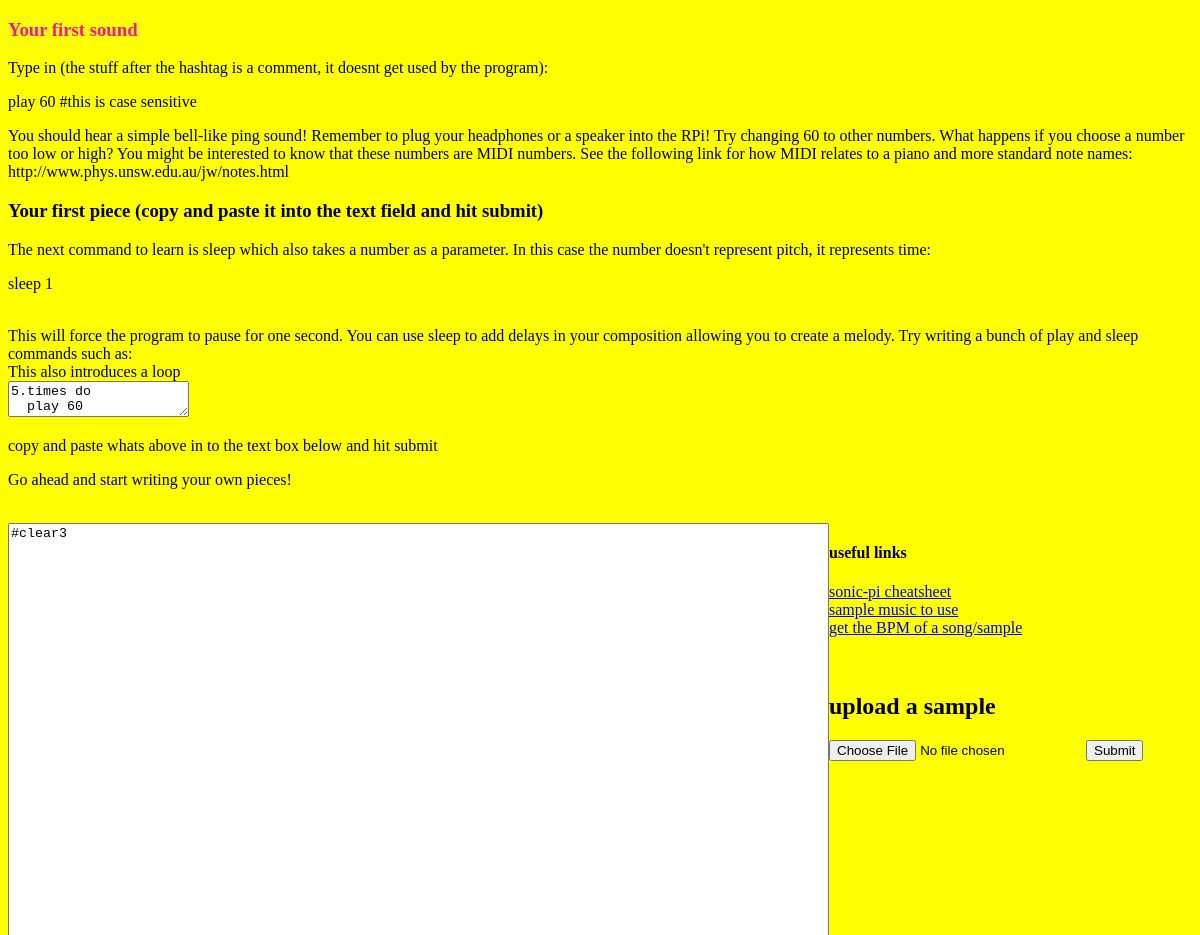
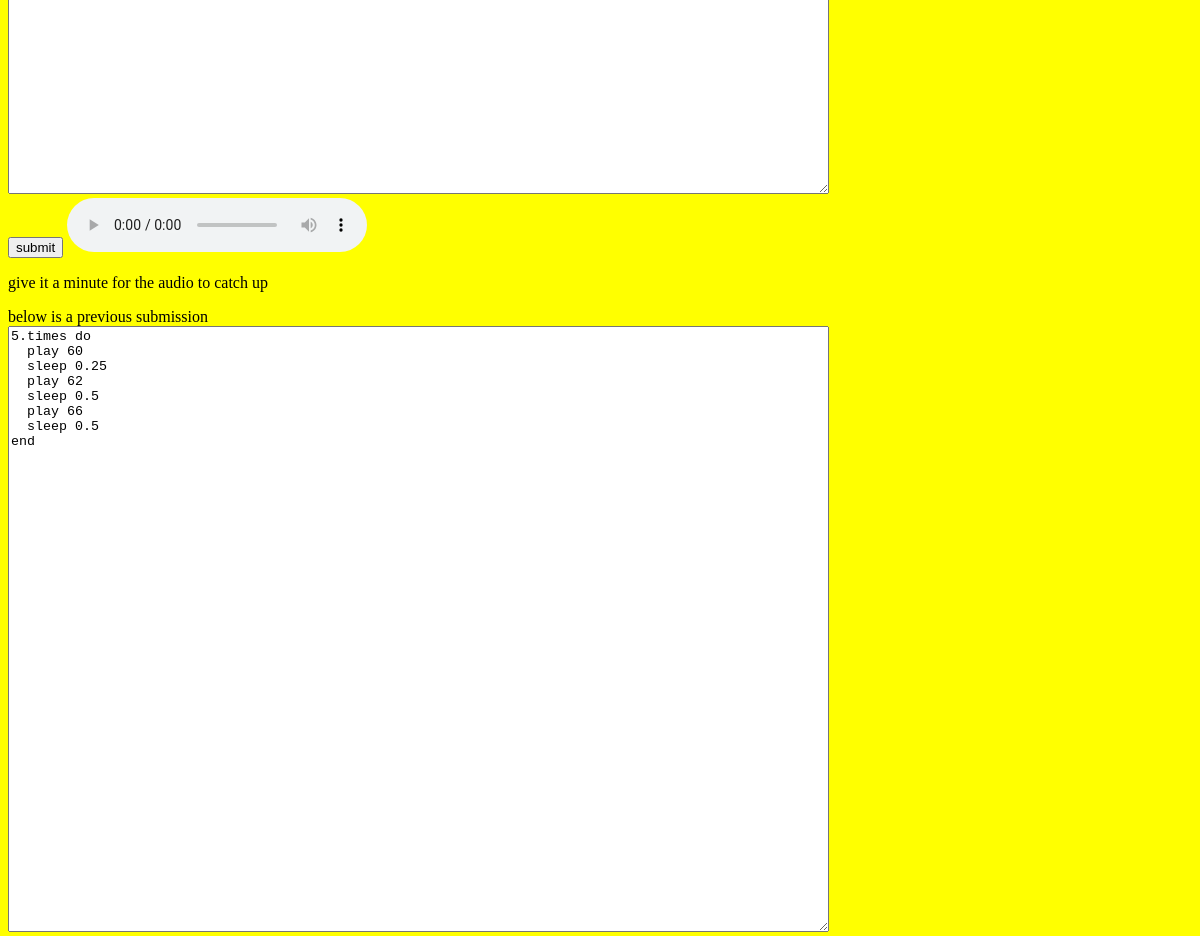
Before: / with the older database file (2 pictures, top to bottom).
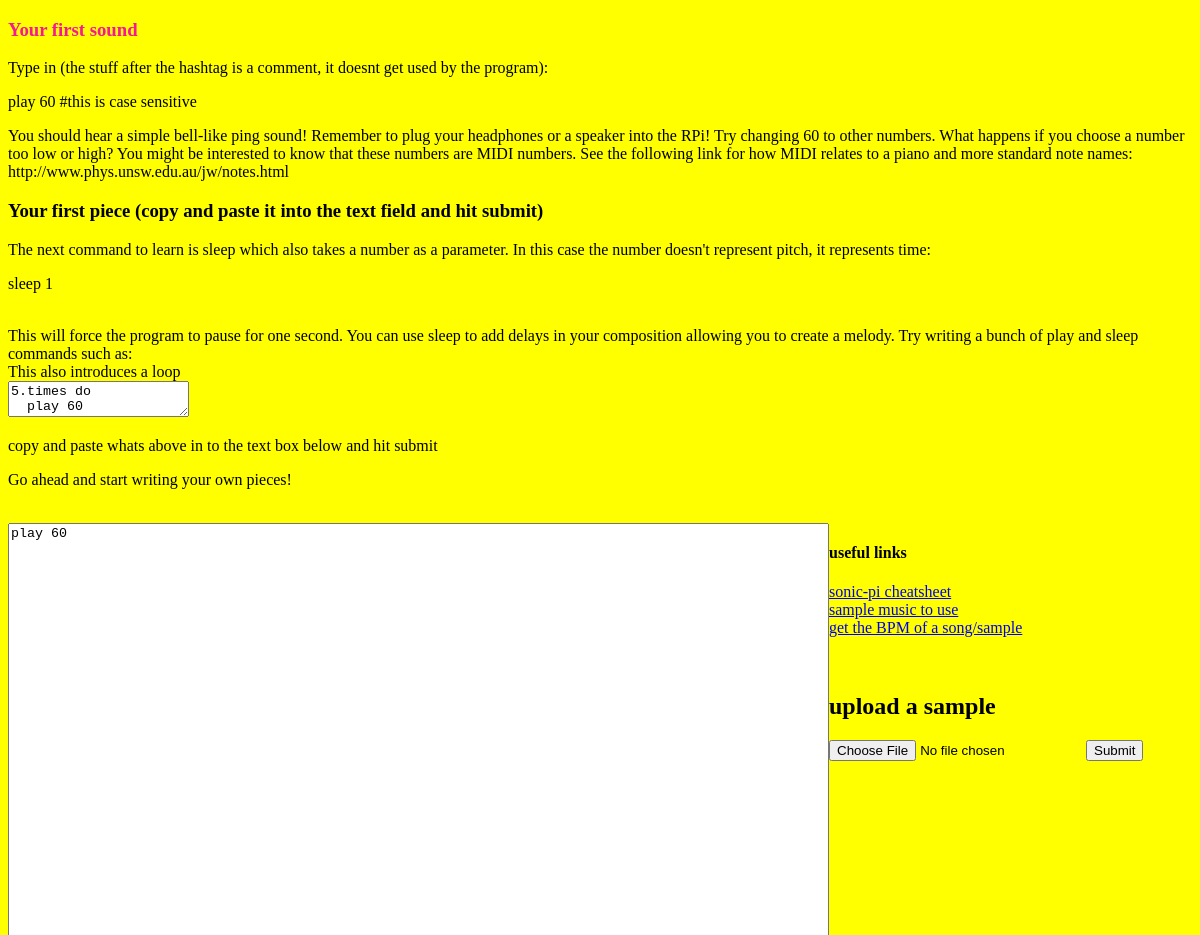
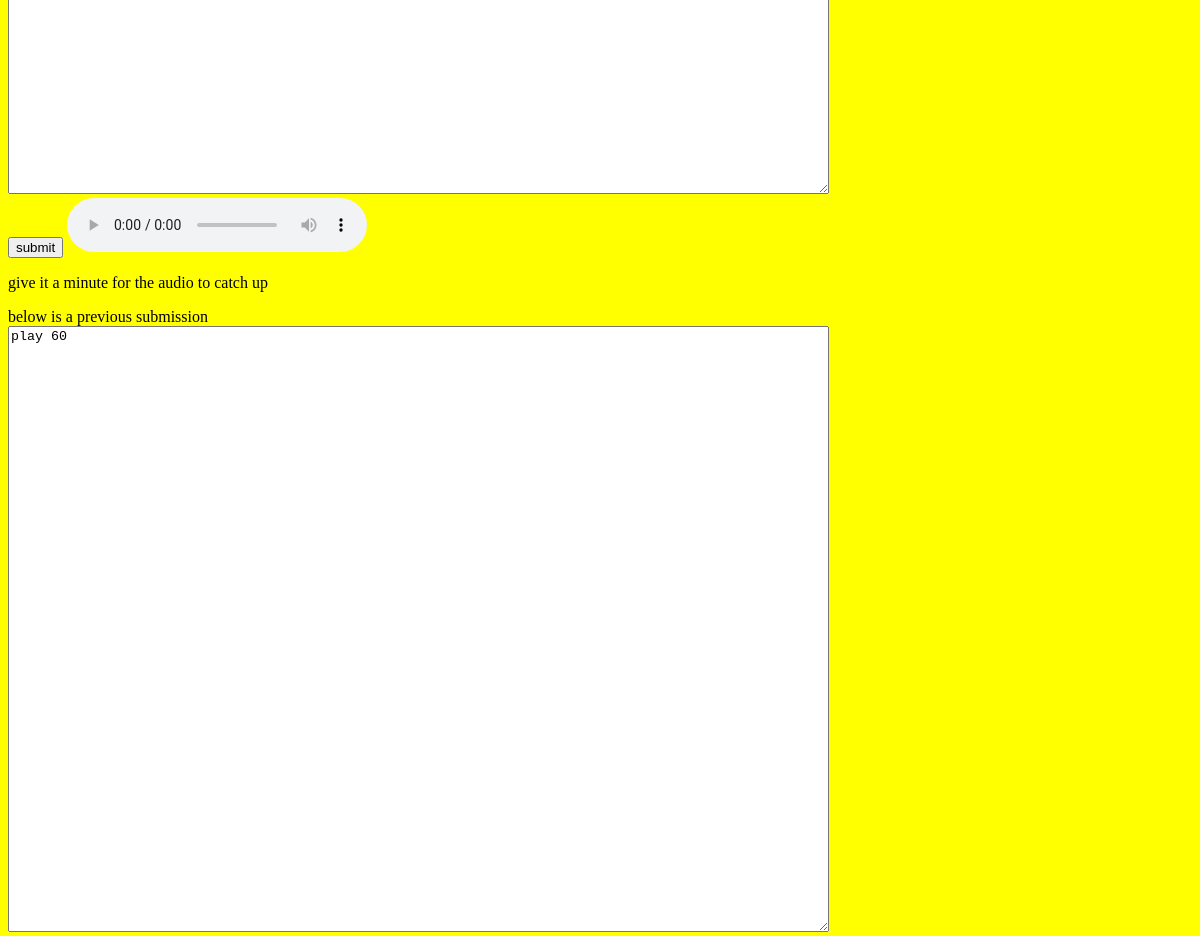
After: the same page with the newer database file (2 pictures, top to bottom).
### app.py (models this page shows)
class SongClass(db.Model):
    key = db.Column(db.Integer, autoincrement=True, primary_key=True)
    song = db.Column(db.String(200))
    def __repr__(self):
        return self.song

### app.py (the view)
@app.route('/')
def my_form():
    song_query = SongClass.query.all()
    if song_query[-1]:
        song = str(song_query[-1])
    else:
	song = " "
    if song_query[-2]:
        song2 = str(song_query[-2])
    else:
	song2 = " "
    return render_template('index.html', song=song, song2=song2)

### templates/index.html (shortened to what this page needs)
<!DOCTYPE html>
<html>
	<head>
<link rel="stylesheet" href="{{ url_for('static', filename='css/styles.css') }}">
	</head>
	<h3 style="color: #f51796;">Your first sound</h3>
Type in (the stuff after the hashtag is a comment, it doesnt get used by the program):
<p>
play 60 #this is case sensitive
</p>
You should hear a simple bell-like ping sound! Remember to plug your headphones or a speaker into the RPi!
Try changing 60 to other numbers. What happens if you choose a number too low or high? You might be interested to know that these numbers are MIDI numbers. See the following link for how MIDI relates to a piano and more standard note names: http://www.phys.unsw.edu.au/jw/notes.html
<h3>Your first piece (copy and paste it into the text field and hit submit)</h3>
The next command to learn is sleep which also takes a number as a parameter. In this case the number doesn't represent pitch, it represents time:
<br>
<p>sleep 1</p>
<br>
This will force the program to pause for one second. You can use sleep to add delays in your composition allowing you to create a melody. Try writing a bunch of play and sleep commands such as:
<br>
This also introduces a loop
<br>
<textarea>
5.times do
  play 60
  sleep 0.25
  play 62
  sleep 0.5
  play 66
  sleep 0.5
end
</textarea>
<p>copy and paste whats above in to the text box below and hit submit</p>
<p>Go ahead and start writing your own pieces!</p>
<br>
	<body>
</body>
<div style="float:left;">
	<textarea class="codemirror-textarea" rows="40" cols="100" name="song" id="song">{{song}}</textarea><br>
        <button id ="button1" name="button">submit</button>
<audio controls autoplay>
<source src="http://musictest.ddns.net:8000/out.mp3" type="audio/mp3"/>
</audio>
        <p> give it a minute for the audio to catch up</p>
</div>
<div style="float:left;">
<label for= "song2">below is a previous submission</label>
<br>
<textarea class= "codemirror-textarea" rows="40" cols="100" name="song2" id="song2">{{song2}}</textarea>
	</div>
<h4>useful links</h4>
<a href="https://www.cl.cam.ac.uk/projects/raspberrypi/sonicpi/media/sonic-pi-cheatsheet.pdf">sonic-pi cheatsheet</a>
<br>
<a href="https://github.com/DavidsFiddle/Sonic-Pi-Code-Bits">sample music to use</a>
<br>
<a href="https://getsongbpm.com/tools/audio"> get the BPM of a song/sample</a>
<br>
<br>
<br>
<h2> upload a sample</h2>
<form action = "/uploader" method = "POST"
         enctype = "multipart/form-data">
         <input type = "file" name = "file" />
         <input type = "submit"/>
      </form>
</html>

### static/css/styles.css (style rules this page uses)
body { background-color: yellow; }

Changed rows visible on the page:
no longer on this page (row unchanged): SongClass: song "#clear3"
no longer on this page (row unchanged): SongClass: song2 "5.times do play 60 sleep 0.25 play 62 sleep 0.5 play 66 sleep 0.5 end"
added SongClass: song "play 60"
added SongClass: song2 "play 60"
